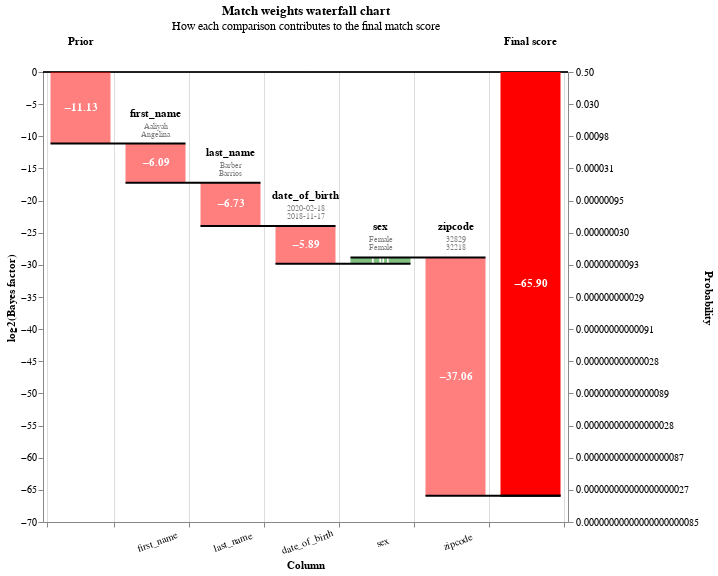

Notebook code cell kept with this figure:
### Markdown cell above
# View a waterfall chart of some predictions

It's somewhat disturbing that a non-matching zipcode has such a negative impact on the overall score of a link, much more than a non-matching first name, last name, or date of birth, which should be more predictive of a match or non-match.

### Questions

1. What could be causing zipcode to have such a large impact? Is it an artifact of the distributions of each column within the data? Or is it due to the hyperparameters I chose for my comparisons?

1. Is this imbalance between zipcode and other fields a bad thing, or is it fine?

1. Is there a way to tell Splink (or the FS algorithm in general) to pay more attention to certain fields than others?

### Code cell
records_to_view  = df_predictions.as_record_dict(limit=50)
linker.waterfall_chart(records_to_view, filter_nulls=False)

### Figure 1 — Vega-Lite specification as saved in the notebook (floating-point values rounded to 4 significant figures; data arrays with more than 128 entries replaced by an {"elided": "..."} marker saying what was removed)
{"$schema": "https://vega.github.io/schema/vega-lite/v5.2.0.json", "height": 450, "resolve": {"axis": {"y": "independent"}}, "width": {"step": 75}, "data": {"values": {"elided": "350 records"}}, "config": {"view": {"continuousWidth": 400, "continuousHeight": 300}}, "params": [{"name": "record_number", "value": 0, "bind": {"input": "range", "min": 0, "max": 49, "step": 1}, "description": "Filter by the interation number"}], "title": {"text": "Match weights waterfall chart", "subtitle": "How each comparison contributes to the final match score"}, "transform": [{"filter": "(datum.record_number == record_number)"}, {"window": [{"op": "sum", "field": "log2_bayes_factor", "as": "sum"}, {"op": "lead", "field": "column_name", "as": "lead"}], "frame": [null, 0]}, {"calculate": "datum.column_name === \"Final score\" ? datum.sum - datum.log2_bayes_factor : datum.sum", "as": "sum"}, {"calculate": "datum.lead === null ? datum.column_name : datum.lead", "as": "lead"}, {"calculate": "datum.column_name === \"Final score\" || datum.column_name === \"Prior match weight\" ? 0 : datum.sum - datum.log2_bayes_factor", "as": "previous_sum"}, {"calculate": "datum.sum > datum.previous_sum ? datum.column_name : \"\"", "as": "top_label"}, {"calculate": "datum.sum < datum.previous_sum ? datum.column_name : \"\"", "as": "bottom_label"}, {"calculate": "datum.sum > datum.previous_sum ? datum.sum : datum.previous_sum", "as": "sum_top"}, {"calculate": "datum.sum < datum.previous_sum ? datum.sum : datum.previous_sum", "as": "sum_bottom"}, {"calculate": "(datum.sum + datum.previous_sum) / 2", "as": "center"}, {"calculate": "(datum.log2_bayes_factor > 0 ? \"+\" : \"\") + datum.log2_bayes_factor", "as": "text_log2_bayes_factor"}, {"calculate": "datum.sum < datum.previous_sum ? 4 : -4", "as": "dy"}, {"calculate": "datum.sum < datum.previous_sum ? \"top\" : \"bottom\"", "as": "baseline"}, {"calculate": "1. / (1 + pow(2, -1.*datum.sum))", "as": "prob"}, {"calculate": "0*datum.sum", "as": "zero"}], "layer": [{"layer": [{"mark": "rule", "encoding": {"y": {"field": "zero", "type": "quantitative"}, "size": {"value": 0.5}, "color": {"value": "black"}}}, {"mark": {"type": "bar", "width": 60}, "encoding": {"color": {"condition": {"value": "red", "test": "(datum.log2_bayes_factor < 0)"}, "value": "green"}, "opacity": {"condition": {"value": 1, "test": "datum.column_name == 'Prior match weight' || datum.column_name == 'Final score'"}, "value": 0.5}, "tooltip": [{"type": "nominal", "field": "column_name", "title": "Comparison column"}, {"type": "nominal", "field": "value_l", "title": "Value (L)"}, {"type": "nominal", "field": "value_r", "title": "Value (R)"}, {"type": "ordinal", "field": "label_for_charts", "title": "Label"}, {"type": "nominal", "field": "sql_condition", "title": "SQL condition"}, {"type": "nominal", "field": "comparison_vector_value", "title": "Comparison vector value"}, {"type": "quantitative", "field": "bayes_factor", "title": "Bayes factor = m/u", "format": ",.4f"}, {"type": "quantitative", "field": "log2_bayes_factor", "title": "Match weight = log2(m/u)", "format": ",.4f"}, {"type": "quantitative", "field": "prob", "format": ".4f", "title": "Adjusted match score"}, {"type": "nominal", "field": "bayes_factor_description", "title": "Match weight description"}], "x": {"type": "nominal", "axis": {"labelExpr": "datum.value == 'Prior' || datum.value == 'Final score' ? '' : datum.value", "labelAngle": -20, "labelAlign": "center", "labelPadding": 10, "title": "Column", "grid": true, "tickBand": "extent"}, "field": "column_name", "sort": {"field": "bar_sort_order", "order": "ascending"}}, "y": {"type": "quantitative", "axis": {"grid": false, "orient": "left", "title": "log2(Bayes factor)"}, "field": "previous_sum"}, "y2": {"field": "sum"}}}, {"mark": {"type": "text", "fontWeight": "bold"}, "encoding": {"color": {"value": "white"}, "text": {"condition": {"type": "nominal", "field": "log2_bayes_factor", "format": ".2f", "test": "abs(datum.log2_bayes_factor) > 1"}, "value": ""}, "x": {"type": "nominal", "axis": {"labelAngle": 0, "title": "Column"}, "field": "column_name", "sort": {"field": "bar_sort_order", "order": "ascending"}}, "y": {"type": "quantitative", "axis": {"orient": "left"}, "field": "center"}}}, {"mark": {"type": "text", "baseline": "bottom", "dy": -25, "fontWeight": "bold"}, "encoding": {"color": {"value": "black"}, "text": {"type": "nominal", "field": "column_name"}, "x": {"type": "nominal", "axis": {"labelAngle": 0, "title": "Column"}, "field": "column_name", "sort": {"field": "bar_sort_order", "order": "ascending"}}, "y": {"type": "quantitative", "field": "sum_top"}}}, {"mark": {"type": "text", "baseline": "bottom", "fontSize": 8, "dy": -13}, "encoding": {"color": {"value": "grey"}, "text": {"type": "nominal", "field": "value_l"}, "x": {"type": "nominal", "axis": {"labelAngle": 0, "title": "Column"}, "field": "column_name", "sort": {"field": "bar_sort_order", "order": "ascending"}}, "y": {"type": "quantitative", "field": "sum_top"}}}, {"mark": {"type": "text", "baseline": "bottom", "fontSize": 8, "dy": -5}, "encoding": {"color": {"value": "grey"}, "text": {"type": "nominal", "field": "value_r"}, "x": {"type": "nominal", "axis": {"labelAngle": 0, "title": "Column"}, "field": "column_name", "sort": {"field": "bar_sort_order", "order": "ascending"}}, "y": {"type": "quantitative", "field": "sum_top"}}}]}, {"mark": {"type": "rule", "color": "black", "strokeWidth": 2, "x2Offset": 30, "xOffset": -30}, "encoding": {"x": {"type": "nominal", "axis": {"labelAngle": 0, "title": "Column"}, "field": "column_name", "sort": {"field": "bar_sort_order", "order": "ascending"}}, "x2": {"field": "lead"}, "y": {"type": "quantitative", "axis": {"labelExpr": "format(1 / (1 + pow(2, -1*datum.value)), '.2r')", "orient": "right", "title": "Probability"}, "field": "sum", "scale": {"zero": false}}}}]}
